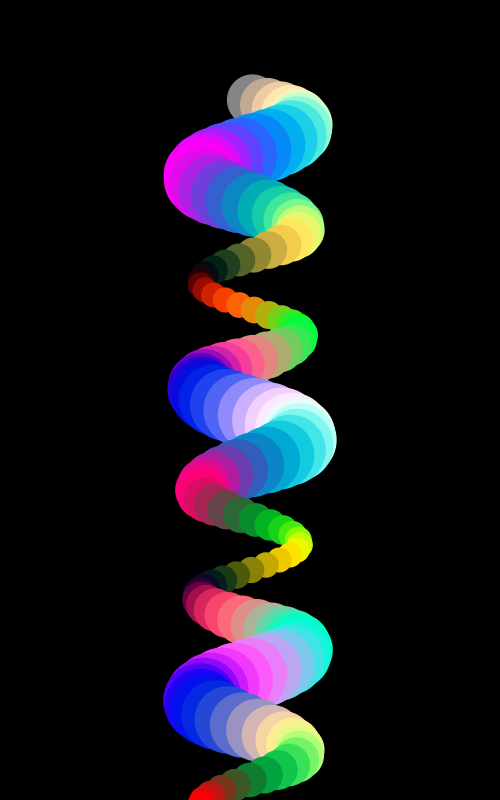
Frame 1 (no input)
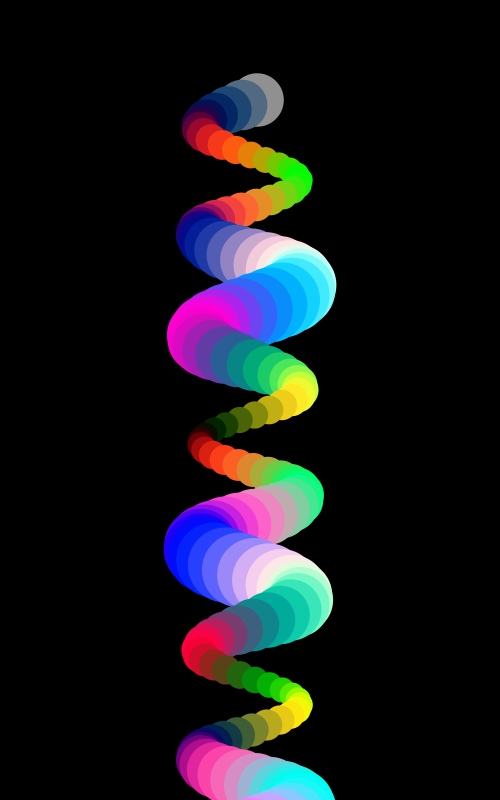
Frame 60 (the mouse pressed at the canvas centre just before this capture)
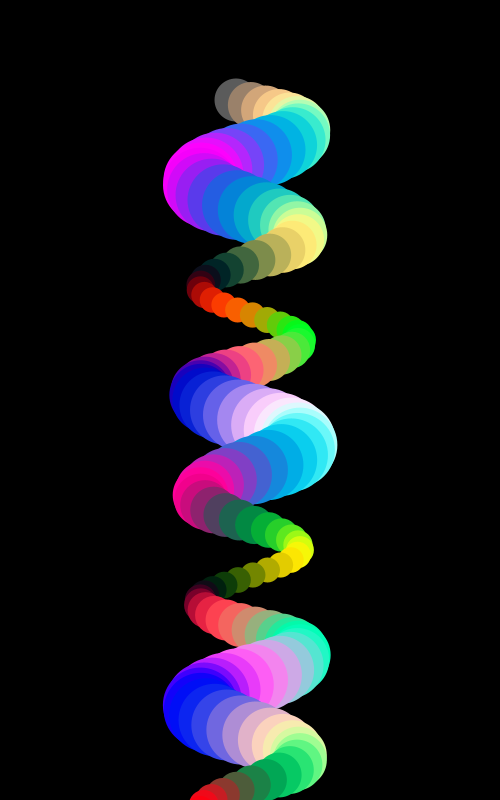
Frame 120 (the mouse held since frame 60 and released just before this capture)

The Processing sketch that drew these frames (run headless with seeded random() and noise(); from frame 60 on, the mouse is pressed at the canvas centre):

// Processing sketch: oscilacion_culebra
// ── oscilacion_culebra.pde
float vel;
float posX;
float posY;
float size;

float radius;

void setup() {
  size(500, 800);

  posX = width/2;
  posY = 100;
  size = 100;
  radius = 100;

  noStroke();
}

void draw() {
  background(0);
  for (int i=0; i<200; i++) {
    posX = width/2 + sin(frameCount*0.05 + 0.3*i)*radius/2;
    fill(  127 + 127 * sin(frameCount*0.05 + 0.5*i),
           127 + 127 * sin(frameCount*0.05 + 0.3*i),
           127 + 127 * sin(frameCount*0.05 + 0.12*i));
    ellipse(posX, posY + 5*i, size/2 + size/4*sin(frameCount*0.05 + 0.12*i), size/2 + size/4*sin(frameCount*0.05 + 0.12*i));
  }
}
